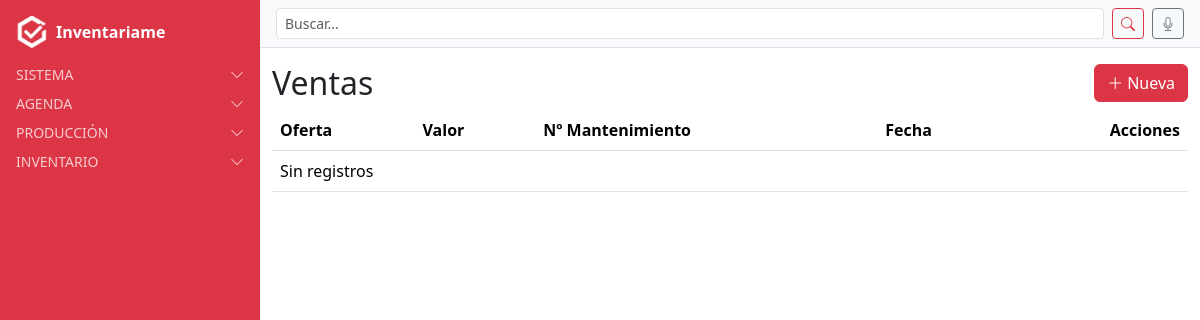
The page /sales/ventas/ (signed in) on the database as committed earlier.
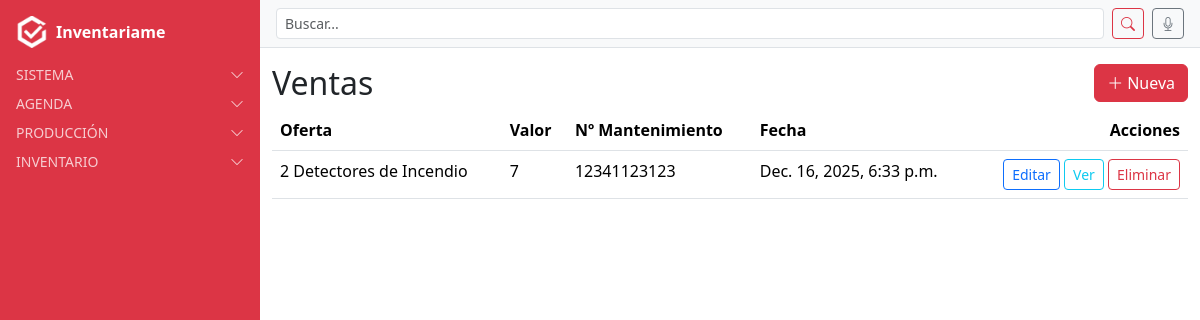
The same page on the database as committed later.
### sales/models.py (models this page shows, shortened)
class Venta(models.Model):
    usuario = models.ForeignKey(settings.AUTH_USER_MODEL, on_delete=models.CASCADE)
    fecha = models.DateTimeField(auto_now_add=True)
    oferta = models.ForeignKey(Oferta, on_delete=models.CASCADE, related_name="ventas")
    cantidad = models.PositiveIntegerField(default=1)
    mantenimiento_numero = models.IntegerField(null=True, blank=True, help_text="Número de mantenimiento asociado (opcional)")
    ppa = models.BooleanField(default=False, help_text="Marcar si la venta ha convertido PPA")

### oferta/models.py (models this page shows, shortened)
class Oferta(models.Model):
    nombre = models.CharField(max_length=150)
    referencia = models.ForeignKey(
        Referencia,
        on_delete=models.CASCADE,
        related_name="ofertas",
        default=1
    )
    valor = models.IntegerField(
        choices=[(3, "0 + 3"), (4, "0 + 4"), (5, "0 + 5"), (7, "0 + 7"), (10, "0 + 10")],
        help_text="Selecciona uno de los valores permitidos"
    )
    class Meta:
        verbose_name = "Oferta"
        verbose_name_plural = "Ofertas"
        ordering = ["nombre"]

### sales/views.py (the view)
# urls.py: path('ventas/', VentaListView.as_view(), name='venta_list'),
class VentaListView(GroupVisibilityMixin, ListView):
    model = Venta
    template_name = "sales/ventas_list.html"

### users/context_processors.py (called while the page is built)
def alertas_processor(request):
    if not request.user.is_authenticated:
        return {}
    ahora = timezone.now()
    proximas_con_recordatorio = Cita.objects.filter(
        usuario=request.user, recordatorio=True,
        fecha__gte=ahora, fecha__lte=ahora + timedelta(days=1)
    )
    if proximas_con_recordatorio.exists():
        return {"alertas": f"Tienes {proximas_con_recordatorio.count()} cita(s) con recordatorio en 24h"}
    return {}

### users/mixins.py (called while the page is built)
    def get_queryset(self):
        qs = super().get_queryset()
        perfil = getattr(self.request.user, "perfil", None)
        if not perfil:
            return qs.none()
        if perfil.tipo_usuario == "grupo" and perfil.grupo_django:
            return qs.filter(**{f"{self.owner_field_name}__groups": perfil.grupo_django})
        return qs.filter(**{self.owner_field_name: self.request.user})

### templates/sales/ventas_list.html
{% extends "base.html" %}
{% block content_authenticated %}
<div class="d-flex align-items-center justify-content-between mb-2">
  <h2 class="mb-0">Ventas</h2>
  <a class="btn btn-danger" href="{% url 'venta_create' %}"><i class="bi bi-plus-lg me-1"></i>Nueva</a>
</div>
<table class="table">
  <thead>
    <tr>
      <th>Oferta</th>
      <th>Valor</th>
      <th>Nº Mantenimiento</th>
      <th>Fecha</th>
      <th class="text-end">Acciones</th>
    </tr>
  </thead>
  <tbody>
    {% for obj in object_list %}
    <tr>
      <td>{{ obj.oferta.nombre }}</td>
      <td>{{ obj.oferta.valor }}</td>
      <td>
        {% if obj.mantenimiento_numero %}
          {{ obj.mantenimiento_numero }}
        {% else %}
          —
        {% endif %}
      </td>
      <td>{{ obj.fecha }}</td>
      <td class="text-end">
        <a href="{% url 'venta_update' obj.pk %}" class="btn btn-sm btn-outline-primary">Editar</a>
        <a href="{% url 'venta_detail' obj.pk %}" class="btn btn-sm btn-outline-info">Ver</a>
        <a href="{% url 'venta_delete' obj.pk %}" class="btn btn-sm btn-outline-danger">Eliminar</a>
      </td>
    </tr>
    {% empty %}
    <tr><td colspan="6">Sin registros</td></tr>
    {% endfor %}
  </tbody>
</table>
{% endblock %}

### templates/base.html (shortened to what this page needs)
{% load static %}
<!DOCTYPE html>
<html lang="es" data-theme="light">
<head>
  {% include "includes/head.html" %}
</head>
<body class="d-flex">
{% if request.user.is_authenticated %}
  {% include "includes/sidebar.html" %}
  <main class="flex-grow-1">
    {% include "includes/navbar_authenticated.html" %}
    <section class="container py-3">
      {% block content_authenticated %}{% endblock %}
    </section>
  </main>
{% endif %}
</body>
</html>

### templates/includes/head.html (shortened to what this page needs)
{% load static %}
<link href="https://cdn.jsdelivr.net/npm/bootstrap@5.3.2/dist/css/bootstrap.min.css" rel="stylesheet">
<link rel="stylesheet" href="{% static 'css/dashboard.css' %}">
<link rel="stylesheet" href="https://cdn.jsdelivr.net/npm/bootstrap-icons@1.11.1/font/bootstrap-icons.css">

### templates/includes/sidebar.html (shortened to what this page needs)
{% load static %}
<aside id="sidebar" class="sidebar bg-danger text-white p-3">
  <div class="d-flex align-items-center mb-3">
    <a href="{% url 'home' %}" class="d-flex align-items-center text-white text-decoration-none">
      <img src="{% static 'img/logo.png' %}" alt="Logo" class="logo-img me-2 logo-anim">
      <strong class="d-none d-lg-inline">Inventariame</strong>
    </a>
  </div>
  <div class="sidebar-section text-uppercase small opacity-75 mb-2">
    <a class="text-white text-decoration-none d-flex justify-content-between align-items-center"
      data-bs-toggle="collapse" href="#sistemaMenu" role="button" aria-expanded="false" aria-controls="sistemaMenu">
      Sistema <i class="bi bi-chevron-down"></i>
    </a>
  </div>
  <div class="sidebar-section text-uppercase small opacity-75 mb-2">
    <a class="text-white text-decoration-none d-flex justify-content-between align-items-center"
      data-bs-toggle="collapse" href="#agendaMenu" role="button" aria-expanded="false" aria-controls="agendaMenu">
      Agenda <i class="bi bi-chevron-down"></i>
    </a>
  </div>
  <div class="sidebar-section text-uppercase small opacity-75 mb-2">
    <a class="text-white text-decoration-none d-flex justify-content-between align-items-center"
      data-bs-toggle="collapse" href="#produccionMenu" role="button" aria-expanded="false" aria-controls="produccionMenu">
      Producción <i class="bi bi-chevron-down"></i>
    </a>
  </div>
  <div class="sidebar-section text-uppercase small opacity-75 mb-2">
    <a class="text-white text-decoration-none d-flex justify-content-between align-items-center"
      data-bs-toggle="collapse" href="#inventarioMenu" role="button" aria-expanded="false" aria-controls="inventarioMenu">
      Inventario <i class="bi bi-chevron-down"></i>
    </a>
  </div>
</aside>

### templates/includes/navbar_authenticated.html (shortened to what this page needs)
<nav class="navbar bg-light border-bottom px-3 d-flex flex-wrap align-items-center justify-content-between gap-3">
  <form class="d-flex align-items-center gap-2 flex-grow-1" method="get" action="{% url 'buscar' %}">
    <input class="form-control form-control-sm" type="search" name="q" id="searchInput" placeholder="Buscar..." value="{{ request.GET.q }}">
    <button class="btn btn-outline-danger btn-sm" type="submit"><i class="bi bi-search"></i></button>
    <button type="button" class="btn btn-outline-secondary btn-sm" id="micButton" title="Buscar por voz">
      <i class="bi bi-mic"></i>
    </button>
  </form>
</nav>

### templates/includes/scripts.html (shortened to what this page needs)
{% load static %}

### static/css/dashboard.css (style rules this page uses)
.sidebar { width: 260px; min-height: 100vh; transition: transform 0.3s ease; }
.logo-img { height: 32px; max-width: 120px; object-fit: contain; }
@media (min-width: 992px) { #sidebar { transform: none !important; position: static; } }

Rows that differ between the two databases and show on the page:
added Venta: oferta.nombre "2 Detectores de Incendio", oferta.valor "7", mantenimiento_numero "12341123123", fecha "Dec. 16, 2025, 6:33 p.m."
Other text that changed with them:
text no longer shown: "Sin registros"
